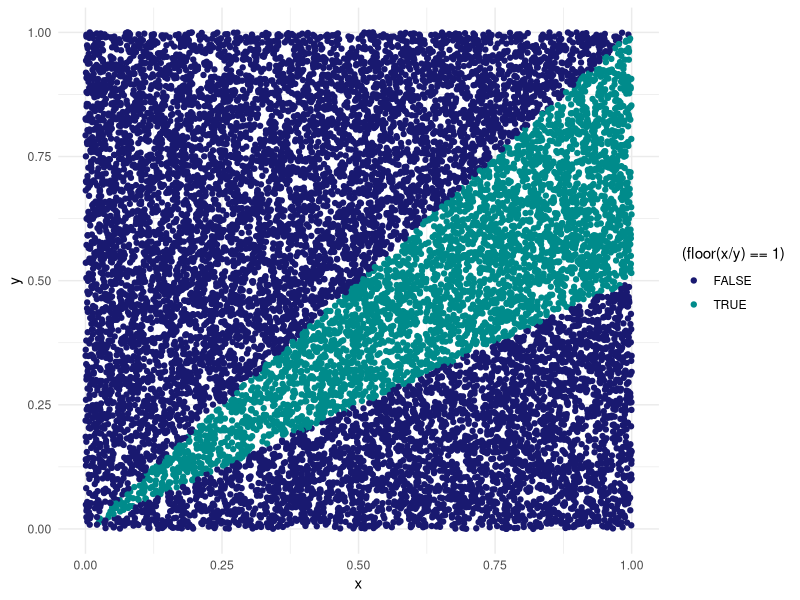
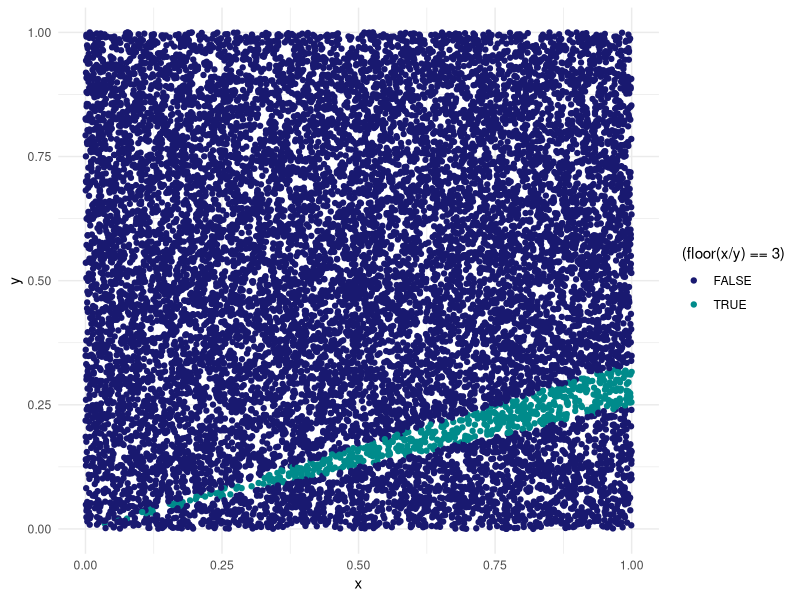
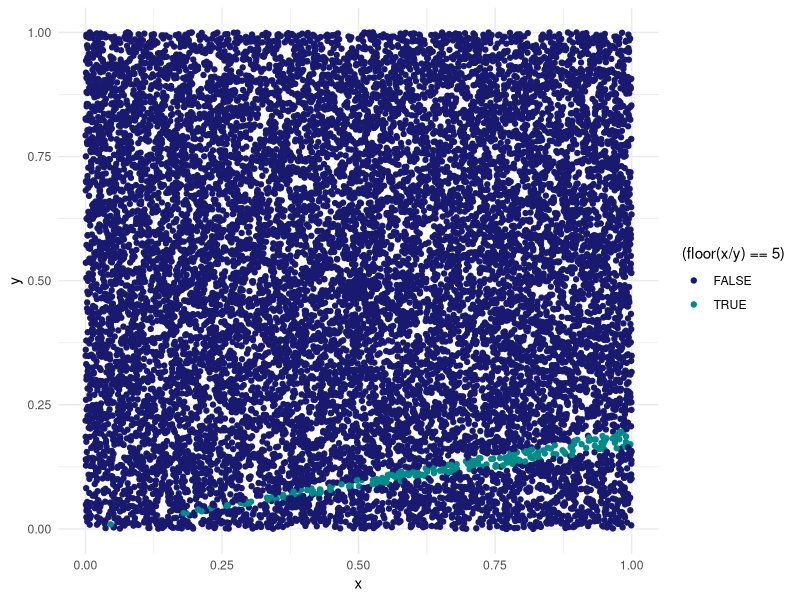
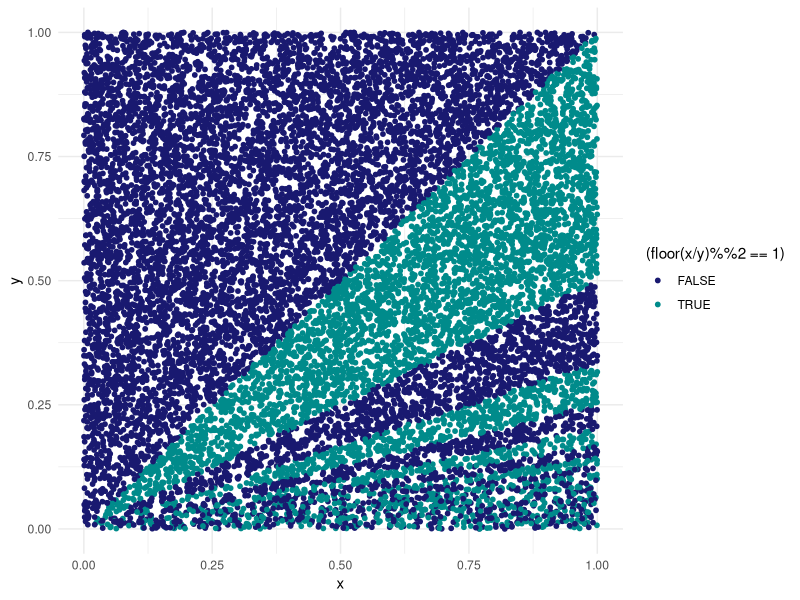

These figures' R source, in order:
## ---- chunk 1
library(tidyverse)
data_points <- tibble(
  x = runif(15000, 0, 1),
  y = runif(15000, 0, 1)
)

floor_plot <- function(data, z) {
  data %>% 
    ggplot(aes(x, y , color  = (floor(x/y) == {{ z }}))) +
    geom_point(size = 1.5) +
    scale_color_manual(values = c("midnightblue", "cyan4")) +
    theme_minimal()
}

floor_plot(data_points, 1)
## ---- chunk 2
floor_plot(data_points, 3)
## ---- chunk 3
floor_plot(data_points, 5)
## ---- chunk 4
data_points %>% 
  ggplot(aes(x, y, color = (floor(x/y)%%2 == 1))) +
  geom_point(size = 1.3) +
  scale_color_manual(values = c("midnightblue", "cyan4")) +
  theme_minimal()
